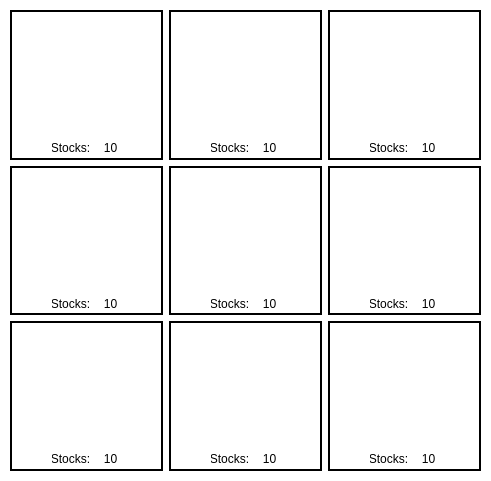
      <widget class="QWidget" name="content2">
       <property name="geometry">
        <rect>
         <x>0</x>
         <y>0</y>
         <width>491</width>
         <height>481</height>
        </rect>
       </property>
       <widget class="QWidget" name="gridLayoutWidget">
        <property name="geometry">
         <rect>
          <x>10</x>
          <y>10</y>
          <width>471</width>
          <height>461</height>
         </rect>
        </property>
        <layout class="QGridLayout" name="gridLayout">
         <item row="1" column="0">
          <widget class="QFrame" name="frame4">
           <property name="styleSheet">
            <string notr="true">background-color: transparent; border: 2px solid black;</string>
           </property>
           <property name="frameShape">
            <enum>QFrame::StyledPanel</enum>
           </property>
           <property name="frameShadow">
            <enum>QFrame::Raised</enum>
           </property>
           <widget class="QLabel" name="img4">
            <property name="geometry">
             <rect>
              <x>20</x>
              <y>10</y>
              <width>111</width>
              <height>111</height>
             </rect>
            </property>
            <property name="styleSheet">
             <string notr="true">background-color: transparent; border: 2px solid transparent;
image: url(:/images/icons/alcohol.png);</string>
            </property>
            <property name="text">
             <string/>
            </property>
            <property name="scaledContents">
             <bool>true</bool>
            </property>
           </widget>
           <widget class="QLabel" name="stocks4">
            <property name="geometry">
             <rect>
              <x>40</x>
              <y>130</y>
              <width>41</width>
              <height>16</height>
             </rect>
            </property>
            <property name="styleSheet">
             <string notr="true">border: 2px solid transparent;</string>
            </property>
            <property name="text">
             <string>Stocks:</string>
            </property>
            <property name="alignment">
             <set>Qt::AlignCenter</set>
            </property>
           </widget>
           <widget class="QLabel" name="value4">
            <property name="geometry">
             <rect>
              <x>80</x>
              <y>130</y>
              <width>41</width>
              <height>16</height>
             </rect>
            </property>
            <property name="styleSheet">
             <string notr="true">border: 2px solid transparent;</string>
            </property>
            <property name="text">
             <string>10</string>
            </property>
            <property name="alignment">
             <set>Qt::AlignCenter</set>
            </property>
           </widget>
          </widget>
         </item>
         <item row="0" column="0">
          <widget class="QFrame" name="frame1">
           <property name="styleSheet">
            <string notr="true">background-color: transparent; border: 2px solid black;</string>
           </property>
           <property name="frameShape">
            <enum>QFrame::StyledPanel</enum>
           </property>
           <property name="frameShadow">
            <enum>QFrame::Raised</enum>
           </property>
           <widget class="QLabel" name="img1">
            <property name="geometry">
             <rect>
              <x>20</x>
              <y>10</y>
              <width>111</width>
              <height>111</height>
             </rect>
            </property>
            <property name="styleSheet">
             <string notr="true">background-color: transparent; border: 2px solid transparent;
image: url(:/images/icons/Projector-Vero HL6810ATV-03.png);</string>
            </property>
            <property name="text">
             <string/>
            </property>
            <property name="scaledContents">
             <bool>true</bool>
            </property>
           </widget>
           <widget class="QLabel" name="stocks1">
            <property name="geometry">
             <rect>
              <x>40</x>
              <y>130</y>
              <width>41</width>
              <height>16</height>
             </rect>
            </property>
            <property name="styleSheet">
             <string notr="true">border: 2px solid transparent;</string>
            </property>
            <property name="text">
             <string>Stocks:</string>
            </property>
            <property name="alignment">
             <set>Qt::AlignCenter</set>
            </property>
           </widget>
           <widget class="QLabel" name="value1">
            <property name="geometry">
             <rect>
              <x>80</x>
              <y>130</y>
              <width>41</width>
              <height>16</height>
             </rect>
            </property>
            <property name="styleSheet">
             <string notr="true">border: 2px solid transparent;</string>
            </property>
            <property name="text">
             <string>10</string>
            </property>
            <property name="alignment">
             <set>Qt::AlignCenter</set>
            </property>
           </widget>
          </widget>
         </item>
         <item row="1" column="1">
          <widget class="QFrame" name="frame5">
           <property name="styleSheet">
            <string notr="true">background-color: transparent; border: 2px solid black;</string>
           </property>
           <property name="frameShape">
            <enum>QFrame::StyledPanel</enum>
           </property>
           <property name="frameShadow">
            <enum>QFrame::Raised</enum>
           </property>
           <widget class="QLabel" name="img5">
            <property name="geometry">
             <rect>
              <x>20</x>
              <y>10</y>
              <width>111</width>
              <height>111</height>
             </rect>
            </property>
            <property name="styleSheet">
             <string notr="true">background-color: transparent; border: 2px solid transparent;
image: url(:/images/icons/broom.png);</string>
            </property>
            <property name="text">
             <string/>
            </property>
            <property name="scaledContents">
             <bool>true</bool>
            </property>
           </widget>
           <widget class="QLabel" name="stocks5">
            <property name="geometry">
             <rect>
              <x>40</x>
              <y>130</y>
              <width>41</width>
              <height>16</height>
             </rect>
            </property>
            <property name="styleSheet">
             <string notr="true">border: 2px solid transparent;</string>
            </property>
            <property name="text">
             <string>Stocks:</string>
            </property>
            <property name="alignment">
             <set>Qt::AlignCenter</set>
            </property>
           </widget>
           <widget class="QLabel" name="value5">
            <property name="geometry">
             <rect>
              <x>80</x>
              <y>130</y>
              <width>41</width>
              <height>16</height>
             </rect>
            </property>
            <property name="styleSheet">
             <string notr="true">border: 2px solid transparent;</string>
            </property>
            <property name="text">
             <string>10</string>
            </property>
            <property name="alignment">
             <set>Qt::AlignCenter</set>
            </property>
           </widget>
          </widget>
         </item>
         <item row="0" column="1">
          <widget class="QFrame" name="frame2">
           <property name="styleSheet">
            <string notr="true">border: 2px solid black;</string>
           </property>
           <property name="frameShape">
            <enum>QFrame::StyledPanel</enum>
           </property>
           <property name="frameShadow">
            <enum>QFrame::Raised</enum>
           </property>
           <widget class="QLabel" name="img2">
            <property name="geometry">
             <rect>
              <x>20</x>
              <y>10</y>
              <width>111</width>
              <height>111</height>
             </rect>
            </property>
            <property name="styleSheet">
             <string notr="true">background-color: transparent; border: 2px solid transparent;
image: url(:/images/icons/adapter.jpg);</string>
            </property>
            <property name="text">
             <string/>
            </property>
            <property name="scaledContents">
             <bool>true</bool>
            </property>
           </widget>
           <widget class="QLabel" name="stocks2">
            <property name="geometry">
             <rect>
              <x>40</x>
              <y>130</y>
              <width>41</width>
              <height>16</height>
             </rect>
            </property>
            <property name="styleSheet">
             <string notr="true">border: 2px solid transparent;</string>
            </property>
            <property name="text">
             <string>Stocks:</string>
            </property>
            <property name="alignment">
             <set>Qt::AlignCenter</set>
            </property>
           </widget>
           <widget class="QLabel" name="value2">
            <property name="geometry">
             <rect>
              <x>80</x>
              <y>130</y>
              <width>41</width>
              <height>16</height>
             </rect>
            </property>
            <property name="styleSheet">
             <string notr="true">border: 2px solid transparent;</string>
            </property>
            <property name="text">
             <string>10</string>
            </property>
            <property name="alignment">
             <set>Qt::AlignCenter</set>
            </property>
           </widget>
          </widget>
         </item>
         <item row="2" column="1">
          <widget class="QFrame" name="frame8">
           <property name="styleSheet">
            <string notr="true">background-color: transparent; border: 2px solid black;</string>
           </property>
           <property name="frameShape">
            <enum>QFrame::StyledPanel</enum>
           </property>
           <property name="frameShadow">
            <enum>QFrame::Raised</enum>
           </property>
           <widget class="QLabel" name="img8">
            <property name="geometry">
             <rect>
              <x>20</x>
              <y>10</y>
              <width>111</width>
              <height>111</height>
             </rect>
            </property>
            <property name="styleSheet">
             <string notr="true">background-color: transparent; border: 2px solid transparent;
image: url(:/images/icons/rect-lightGreen.png);</string>
            </property>
            <property name="text">
             <string/>
            </property>
            <property name="scaledContents">
             <bool>true</bool>
            </property>
           </widget>
           <widget class="QLabel" name="stocks8">
            <property name="geometry">
             <rect>
              <x>40</x>
              <y>130</y>
              <width>41</width>
              <height>16</height>
             </rect>
            </property>
            <property name="styleSheet">
             <string notr="true">border: 2px solid transparent;</string>
            </property>
            <property name="text">
             <string>Stocks:</string>
            </property>
            <property name="alignment">
             <set>Qt::AlignCenter</set>
            </property>
           </widget>
           <widget class="QLabel" name="value8">
            <property name="geometry">
             <rect>
              <x>80</x>
              <y>130</y>
              <width>41</width>
              <height>16</height>
             </rect>
            </property>
            <property name="styleSheet">
             <string notr="true">border: 2px solid transparent;</string>
            </property>
            <property name="text">
             <string>10</string>
            </property>
            <property name="alignment">
             <set>Qt::AlignCenter</set>
            </property>
           </widget>
          </widget>
         </item>
         <item row="2" column="2">
          <widget class="QFrame" name="frame9">
           <property name="styleSheet">
            <string notr="true">background-color: transparent; border: 2px solid black;</string>
           </property>
           <property name="frameShape">
            <enum>QFrame::StyledPanel</enum>
           </property>
           <property name="frameShadow">
            <enum>QFrame::Raised</enum>
           </property>
           <widget class="QLabel" name="img9">
            <property name="geometry">
             <rect>
              <x>20</x>
              <y>10</y>
              <width>111</width>
              <height>111</height>
             </rect>
            </property>
            <property name="styleSheet">
             <string notr="true">background-color: transparent; border: 2px solid transparent;
image: url(:/images/icons/Logo-shadow.png);</string>
            </property>
            <property name="text">
             <string/>
            </property>
            <property name="scaledContents">
             <bool>true</bool>
            </property>
           </widget>
           <widget class="QLabel" name="stocks9">
            <property name="geometry">
             <rect>
              <x>40</x>
              <y>130</y>
              <width>41</width>
              <height>16</height>
             </rect>
            </property>
            <property name="styleSheet">
             <string notr="true">border: 2px solid transparent;</string>
            </property>
            <property name="text">
             <string>Stocks:</string>
            </property>
            <property name="alignment">
             <set>Qt::AlignCenter</set>
            </property>
           </widget>
           <widget class="QLabel" name="value9">
            <property name="geometry">
             <rect>
              <x>80</x>
              <y>130</y>
              <width>41</width>
              <height>16</height>
             </rect>
            </property>
            <property name="styleSheet">
             <string notr="true">border: 2px solid transparent;</string>
            </property>
            <property name="text">
             <string>10</string>
            </property>
            <property name="alignment">
             <set>Qt::AlignCenter</set>
            </property>
           </widget>
          </widget>
         </item>
         <item row="1" column="2">
          <widget class="QFrame" name="frame6">
           <property name="styleSheet">
            <string notr="true">background-color: transparent; border: 2px solid black;</string>
           </property>
           <property name="frameShape">
            <enum>QFrame::StyledPanel</enum>
           </property>
           <property name="frameShadow">
            <enum>QFrame::Raised</enum>
           </property>
           <widget class="QLabel" name="img6">
            <property name="geometry">
             <rect>
              <x>20</x>
              <y>10</y>
              <width>111</width>
              <height>111</height>
             </rect>
            </property>
            <property name="styleSheet">
             <string notr="true">background-color: transparent; border: 2px solid transparent;
image: url(:/images/icons/batteries.png);</string>
            </property>
            <property name="text">
             <string/>
            </property>
            <property name="scaledContents">
             <bool>true</bool>
            </property>
           </widget>
           <widget class="QLabel" name="stocks6">
            <property name="geometry">
             <rect>
              <x>40</x>
              <y>130</y>
              <width>41</width>
              <height>16</height>
             </rect>
            </property>
            <property name="styleSheet">
             <string notr="true">border: 2px solid transparent;</string>
            </property>
            <property name="text">
             <string>Stocks:</string>
            </property>
            <property name="alignment">
             <set>Qt::AlignCenter</set>
            </property>
           </widget>
           <widget class="QLabel" name="value6">
            <property name="geometry">
             <rect>
              <x>80</x>
              <y>130</y>
              <width>41</width>
              <height>16</height>
             </rect>
            </property>
            <property name="styleSheet">
             <string notr="true">border: 2px solid transparent;</string>
            </property>
            <property name="text">
             <string>10</string>
            </property>
            <property name="alignment">
             <set>Qt::AlignCenter</set>
            </property>
           </widget>
          </widget>
         </item>
         <item row="0" column="2">
          <widget class="QFrame" name="frame3">
           <property name="styleSheet">
            <string notr="true">background-color:transparent; border: 2px solid black;</string>
           </property>
           <property name="frameShape">
            <enum>QFrame::StyledPanel</enum>
           </property>
           <property name="frameShadow">
            <enum>QFrame::Raised</enum>
           </property>
           <widget class="QLabel" name="img3">
            <property name="geometry">
             <rect>
              <x>20</x>
              <y>10</y>
              <width>111</width>
              <height>111</height>
             </rect>
            </property>
            <property name="styleSheet">
             <string notr="true">background-color: transparent; border: 2px solid transparent;
image: url(:/images/icons/extension cord.png);</string>
            </property>
            <property name="text">
             <string/>
            </property>
            <property name="scaledContents">
             <bool>true</bool>
            </property>
           </widget>
           <widget class="QLabel" name="stocks3">
            <property name="geometry">
             <rect>
              <x>40</x>
              <y>130</y>
              <width>41</width>
              <height>16</height>
             </rect>
            </property>
            <property name="styleSheet">
             <string notr="true">border: 2px solid transparent;</string>
            </property>
            <property name="text">
             <string>Stocks:</string>
            </property>
            <property name="alignment">
             <set>Qt::AlignCenter</set>
            </property>
           </widget>
           <widget class="QLabel" name="value3">
            <property name="geometry">
             <rect>
              <x>80</x>
              <y>130</y>
              <width>41</width>
              <height>16</height>
             </rect>
            </property>
            <property name="styleSheet">
             <string notr="true">border: 2px solid transparent;</string>
            </property>
            <property name="text">
             <string>10</string>
            </property>
            <property name="alignment">
             <set>Qt::AlignCenter</set>
            </property>
           </widget>
          </widget>
         </item>
         <item row="2" column="0">
          <widget class="QFrame" name="frame7">
           <property name="styleSheet">
            <string notr="true">background-color: transparent; border: 2px solid black;</string>
           </property>
           <property name="frameShape">
            <enum>QFrame::StyledPanel</enum>
           </property>
           <property name="frameShadow">
            <enum>QFrame::Raised</enum>
           </property>
           <widget class="QLabel" name="img7">
            <property name="geometry">
             <rect>
              <x>20</x>
              <y>10</y>
              <width>111</width>
              <height>111</height>
             </rect>
            </property>
            <property name="styleSheet">
             <string notr="true">background-color: transparent; border: 2px solid transparent;
image: url(:/images/icons/usb.jpg);</string>
            </property>
            <property name="text">
             <string/>
            </property>
            <property name="scaledContents">
             <bool>true</bool>
            </property>
           </widget>
           <widget class="QLabel" name="stocks7">
            <property name="geometry">
             <rect>
              <x>40</x>
              <y>130</y>
              <width>41</width>
              <height>16</height>
             </rect>
            </property>
            <property name="styleSheet">
             <string notr="true">border: 2px solid transparent;</string>
            </property>
            <property name="text">
             <string>Stocks:</string>
            </property>
            <property name="alignment">
             <set>Qt::AlignCenter</set>
            </property>
           </widget>
           <widget class="QLabel" name="value7">
            <property name="geometry">
             <rect>
              <x>80</x>
              <y>130</y>
              <width>41</width>
              <height>16</height>
             </rect>
            </property>
            <property name="styleSheet">
             <string notr="true">border: 2px solid transparent;</string>
            </property>
            <property name="text">
             <string>10</string>
            </property>
            <property name="alignment">
             <set>Qt::AlignCenter</set>
            </property>
           </widget>
          </widget>
         </item>
        </layout>
       </widget>
       <widget class="QWidget" name="widget_5" native="true">
        <property name="geometry">
         <rect>
          <x>0</x>
          <y>0</y>
          <width>491</width>
          <height>481</height>
         </rect>
        </property>
        <property name="styleSheet">
         <string notr="true">background-color: #FFFFFF;</string>
        </property>
       </widget>
       <zorder>widget_5</zorder>
       <zorder>gridLayoutWidget</zorder>
      </widget>
